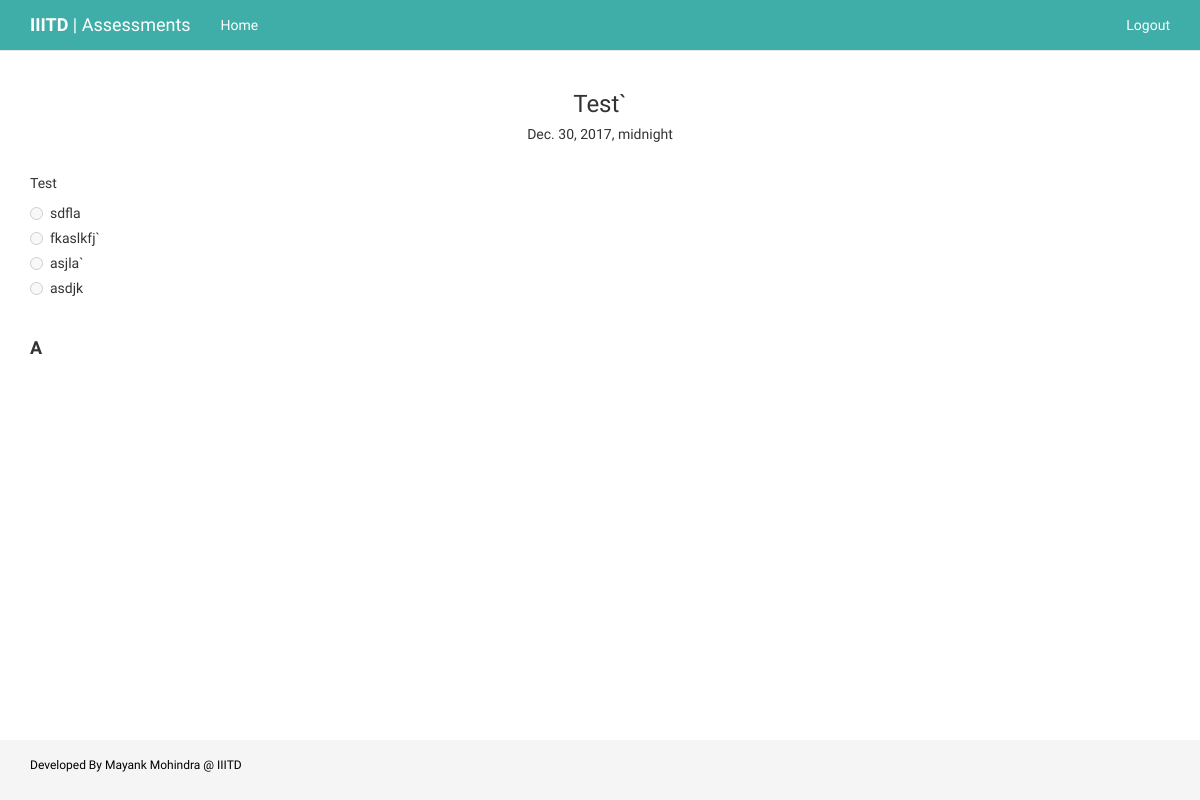
Page /view_question/1/ (signed in) on the committed database.
### quiz/models.py (models this page shows, shortened)
class Question(models.Model):
	assessment=models.ForeignKey(Assessment, on_delete=models.CASCADE)
	question=models.CharField(max_length=1000)
	option_a=models.CharField(max_length=250)
	option_b=models.CharField(max_length=250)
	option_c=models.CharField(max_length=250)
	option_d=models.CharField(max_length=250)
	question_image=models.CharField(default=None, max_length=250,blank=True, null=True)
	option_a_image=models.CharField(default=None, max_length=250,blank=True, null=True)
	option_b_image=models.CharField(default=None, max_length=250,blank=True, null=True)
	option_c_image=models.CharField(default=None, max_length=250,blank=True, null=True)
	option_d_image=models.CharField(default=None, max_length=250,blank=True, null=True)
	solution=models.CharField(max_length=2)

class Assessment(models.Model):
	name=models.CharField(max_length=250, blank=False)
	date=models.DateTimeField(blank=False)
	max_marks=models.IntegerField(null=False)
	no_of_questions=models.IntegerField(null=False)
	duration=models.IntegerField(null=False)
	description=models.CharField(max_length=2000, blank=True)

### quiz/views.py (the view)
# urls.py: url(r'^view_question/(?P<question_no>\d+)/$',views.viewQuestion, name='viewQuestion'),
@staff_member_required
def viewQuestion(request, question_no):
	question=get_object_or_404(Question, pk=question_no)
	context={
		'question':question,
	}
	return render(request, 'quiz/view_question.html', context)

### quiz/templates/quiz/view_question.html (shortened to what this page needs)
{% extends 'quiz/base.html' %}
{% load staticfiles %}
{% block body %}
<div class="container">
	<center>
		<h3>{{question.assessment.name}}</h3>
		<h5>{{question.assessment.date}}</h5>
	</center>
	<br>
	{{ question.question }}
	<br>
	<div class="radio">
		<label><input type="radio" name="option_opt" disabled>{{question.option_a}}</label>
	</div>
	<div class="radio">
		<label><input type="radio" name="option_opt" disabled>{{question.option_b}}</label>
	</div>
	<div class="radio">
		<label><input type="radio" name="option_opt" disabled>{{question.option_c}}</label>
	</div>
	<div class="radio">
		<label><input type="radio" name="option_opt" disabled>{{question.option_d}}</label>
	</div>
	<br>
	<h4><b>{{question.solution}}</b></h4>
</div>
{% endblock %}

### quiz/static/quiz/css/base.css (style rules this page uses)
html { position: relative; min-height: 100%; }
body { font-family: 'Raleway', sans-serif; margin-bottom: 60px; }

### rows in the picture
Question: assessment.name "Test`", assessment "Dec. 30, 2017, midnight", question "Test", option_a "sdfla", option_b "fkaslkfj`", option_c "asjla`", option_d "asdjk", solution "A"
